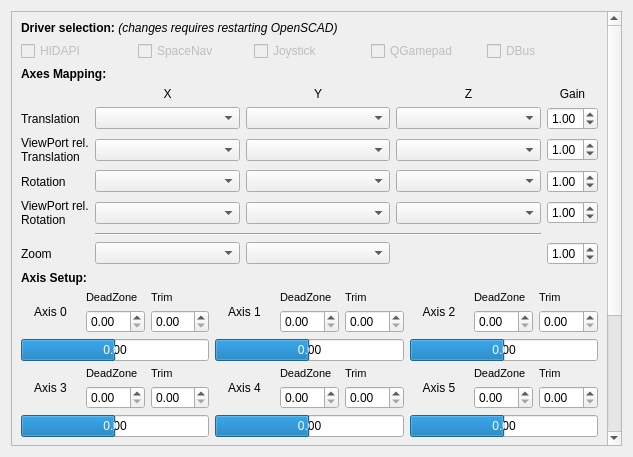
<?xml version="1.0" encoding="UTF-8"?>
<ui version="4.0">
 <class>Axis</class>
 <widget class="QWidget" name="Axis">
  <property name="geometry">
   <rect>
    <x>0</x>
    <y>0</y>
    <width>633</width>
    <height>457</height>
   </rect>
  </property>
  <property name="sizePolicy">
   <sizepolicy hsizetype="Preferred" vsizetype="Preferred">
    <horstretch>0</horstretch>
    <verstretch>0</verstretch>
   </sizepolicy>
  </property>
  <property name="unifiedTitleAndToolBarOnMac" stdset="0">
   <bool>true</bool>
  </property>
  <layout class="QGridLayout" name="gridLayout">
   <item row="0" column="0">
    <widget class="QScrollArea" name="scrollArea_InputAxis">
     <property name="widgetResizable">
      <bool>true</bool>
     </property>
     <widget class="QWidget" name="scrollAreaWidgetInputContents">
      <property name="geometry">
       <rect>
        <x>0</x>
        <y>0</y>
        <width>599</width>
        <height>610</height>
       </rect>
      </property>
      <layout class="QGridLayout" name="gridLayout_7" columnstretch="0,0">
       <item row="24" column="0" colspan="2">
        <layout class="QGridLayout" name="gridLayout_10">
         <item row="7" column="2">
          <widget class="QLabel" name="labelAxisTrim3">
           <property name="font">
            <font>
             <pointsize>8</pointsize>
            </font>
           </property>
           <property name="text">
            <string>Trim</string>
           </property>
          </widget>
         </item>
         <item row="11" column="1">
          <widget class="QDoubleSpinBox" name="doubleSpinBoxDeadzone6">
           <property name="correctionMode">
            <enum>QAbstractSpinBox::CorrectToNearestValue</enum>
           </property>
           <property name="singleStep">
            <double>0.050000000000000</double>
           </property>
          </widget>
         </item>
         <item row="0" column="2">
          <widget class="QLabel" name="labelAxisTrim0">
           <property name="font">
            <font>
             <pointsize>8</pointsize>
            </font>
           </property>
           <property name="text">
            <string>Trim</string>
           </property>
          </widget>
         </item>
         <item row="9" column="0" colspan="3">
          <widget class="QProgressBar" name="progressBarAxis3">
           <property name="minimum">
            <number>-100</number>
           </property>
           <property name="value">
            <number>0</number>
           </property>
           <property name="format">
            <string notr="true">0.00</string>
           </property>
          </widget>
         </item>
         <item row="1" column="2">
          <widget class="QDoubleSpinBox" name="doubleSpinBoxTrim0">
           <property name="correctionMode">
            <enum>QAbstractSpinBox::CorrectToNearestValue</enum>
           </property>
           <property name="singleStep">
            <double>0.010000000000000</double>
           </property>
          </widget>
         </item>
         <item row="13" column="0" colspan="3">
          <widget class="QPushButton" name="pushButtonAxisTrimReset">
           <property name="text">
            <string>Reset Trim</string>
           </property>
          </widget>
         </item>
         <item row="1" column="4">
          <widget class="QDoubleSpinBox" name="doubleSpinBoxDeadzone1">
           <property name="correctionMode">
            <enum>QAbstractSpinBox::CorrectToNearestValue</enum>
           </property>
           <property name="singleStep">
            <double>0.050000000000000</double>
           </property>
          </widget>
         </item>
         <item row="12" column="3" colspan="3">
          <widget class="QProgressBar" name="progressBarAxis7">
           <property name="minimum">
            <number>-100</number>
           </property>
           <property name="value">
            <number>0</number>
           </property>
           <property name="format">
            <string notr="true">0.00</string>
           </property>
          </widget>
         </item>
         <item row="9" column="3" colspan="3">
          <widget class="QProgressBar" name="progressBarAxis4">
           <property name="minimum">
            <number>-100</number>
           </property>
           <property name="value">
            <number>0</number>
           </property>
           <property name="format">
            <string notr="true">0.00</string>
           </property>
          </widget>
         </item>
         <item row="1" column="7">
          <widget class="QDoubleSpinBox" name="doubleSpinBoxDeadzone2">
           <property name="correctionMode">
            <enum>QAbstractSpinBox::CorrectToNearestValue</enum>
           </property>
           <property name="singleStep">
            <double>0.050000000000000</double>
           </property>
          </widget>
         </item>
         <item row="1" column="1">
          <widget class="QDoubleSpinBox" name="doubleSpinBoxDeadzone0">
           <property name="correctionMode">
            <enum>QAbstractSpinBox::CorrectToNearestValue</enum>
           </property>
           <property name="singleStep">
            <double>0.050000000000000</double>
           </property>
          </widget>
         </item>
         <item row="9" column="6" colspan="3">
          <widget class="QProgressBar" name="progressBarAxis5">
           <property name="minimum">
            <number>-100</number>
           </property>
           <property name="value">
            <number>0</number>
           </property>
           <property name="format">
            <string notr="true">0.00</string>
           </property>
          </widget>
         </item>
         <item row="0" column="1">
          <widget class="QLabel" name="labelAxisDeadzone0">
           <property name="font">
            <font>
             <pointsize>8</pointsize>
            </font>
           </property>
           <property name="text">
            <string>DeadZone</string>
           </property>
          </widget>
         </item>
         <item row="1" column="5">
          <widget class="QDoubleSpinBox" name="doubleSpinBoxTrim1">
           <property name="correctionMode">
            <enum>QAbstractSpinBox::CorrectToNearestValue</enum>
           </property>
           <property name="singleStep">
            <double>0.010000000000000</double>
           </property>
          </widget>
         </item>
         <item row="11" column="2">
          <widget class="QDoubleSpinBox" name="doubleSpinBoxTrim6">
           <property name="correctionMode">
            <enum>QAbstractSpinBox::CorrectToNearestValue</enum>
           </property>
           <property name="singleStep">
            <double>0.010000000000000</double>
           </property>
          </widget>
         </item>
         <item row="6" column="3" colspan="3">
          <widget class="QProgressBar" name="progressBarAxis1">
           <property name="minimum">
            <number>-100</number>
           </property>
           <property name="value">
            <number>0</number>
           </property>
           <property name="format">
            <string notr="true">0.00</string>
           </property>
          </widget>
         </item>
         <item row="1" column="8">
          <widget class="QDoubleSpinBox" name="doubleSpinBoxTrim2">
           <property name="correctionMode">
            <enum>QAbstractSpinBox::CorrectToNearestValue</enum>
           </property>
           <property name="singleStep">
            <double>0.010000000000000</double>
           </property>
          </widget>
         </item>
         <item row="8" column="8">
          <widget class="QDoubleSpinBox" name="doubleSpinBoxTrim5">
           <property name="correctionMode">
            <enum>QAbstractSpinBox::CorrectToNearestValue</enum>
           </property>
           <property name="singleStep">
            <double>0.010000000000000</double>
           </property>
          </widget>
         </item>
         <item row="13" column="6" colspan="3">
          <widget class="QPushButton" name="pushButtonAxisTrim">
           <property name="text">
            <string>Auto Trim Axes</string>
           </property>
          </widget>
         </item>
         <item row="12" column="6" colspan="3">
          <widget class="QProgressBar" name="progressBarAxis8">
           <property name="minimum">
            <number>-100</number>
           </property>
           <property name="value">
            <number>0</number>
           </property>
           <property name="format">
            <string notr="true">0.00</string>
           </property>
          </widget>
         </item>
         <item row="11" column="4">
          <widget class="QDoubleSpinBox" name="doubleSpinBoxDeadzone7">
           <property name="correctionMode">
            <enum>QAbstractSpinBox::CorrectToNearestValue</enum>
           </property>
           <property name="singleStep">
            <double>0.050000000000000</double>
           </property>
          </widget>
         </item>
         <item row="8" column="1">
          <widget class="QDoubleSpinBox" name="doubleSpinBoxDeadzone3">
           <property name="correctionMode">
            <enum>QAbstractSpinBox::CorrectToNearestValue</enum>
           </property>
           <property name="singleStep">
            <double>0.050000000000000</double>
           </property>
          </widget>
         </item>
         <item row="8" column="4">
          <widget class="QDoubleSpinBox" name="doubleSpinBoxDeadzone4">
           <property name="correctionMode">
            <enum>QAbstractSpinBox::CorrectToNearestValue</enum>
           </property>
           <property name="singleStep">
            <double>0.050000000000000</double>
           </property>
          </widget>
         </item>
         <item row="8" column="2">
          <widget class="QDoubleSpinBox" name="doubleSpinBoxTrim3">
           <property name="correctionMode">
            <enum>QAbstractSpinBox::CorrectToNearestValue</enum>
           </property>
           <property name="singleStep">
            <double>0.010000000000000</double>
           </property>
          </widget>
         </item>
         <item row="8" column="5">
          <widget class="QDoubleSpinBox" name="doubleSpinBoxTrim4">
           <property name="correctionMode">
            <enum>QAbstractSpinBox::CorrectToNearestValue</enum>
           </property>
           <property name="singleStep">
            <double>0.010000000000000</double>
           </property>
          </widget>
         </item>
         <item row="11" column="8">
          <widget class="QDoubleSpinBox" name="doubleSpinBoxTrim8">
           <property name="correctionMode">
            <enum>QAbstractSpinBox::CorrectToNearestValue</enum>
           </property>
           <property name="singleStep">
            <double>0.010000000000000</double>
           </property>
          </widget>
         </item>
         <item row="11" column="5">
          <widget class="QDoubleSpinBox" name="doubleSpinBoxTrim7">
           <property name="correctionMode">
            <enum>QAbstractSpinBox::CorrectToNearestValue</enum>
           </property>
           <property name="singleStep">
            <double>0.010000000000000</double>
           </property>
          </widget>
         </item>
         <item row="11" column="7">
          <widget class="QDoubleSpinBox" name="doubleSpinBoxDeadzone8">
           <property name="correctionMode">
            <enum>QAbstractSpinBox::CorrectToNearestValue</enum>
           </property>
           <property name="singleStep">
            <double>0.050000000000000</double>
           </property>
          </widget>
         </item>
         <item row="8" column="7">
          <widget class="QDoubleSpinBox" name="doubleSpinBoxDeadzone5">
           <property name="correctionMode">
            <enum>QAbstractSpinBox::CorrectToNearestValue</enum>
           </property>
           <property name="singleStep">
            <double>0.050000000000000</double>
           </property>
          </widget>
         </item>
         <item row="12" column="0" colspan="3">
          <widget class="QProgressBar" name="progressBarAxis6">
           <property name="minimum">
            <number>-100</number>
           </property>
           <property name="value">
            <number>0</number>
           </property>
           <property name="format">
            <string notr="true">0.00</string>
           </property>
          </widget>
         </item>
         <item row="6" column="6" colspan="3">
          <widget class="QProgressBar" name="progressBarAxis2">
           <property name="minimum">
            <number>-100</number>
           </property>
           <property name="value">
            <number>0</number>
           </property>
           <property name="format">
            <string notr="true">0.00</string>
           </property>
          </widget>
         </item>
         <item row="6" column="0" colspan="3">
          <widget class="QProgressBar" name="progressBarAxis0">
           <property name="minimum">
            <number>-100</number>
           </property>
           <property name="value">
            <number>0</number>
           </property>
           <property name="format">
            <string notr="true">0.00</string>
           </property>
          </widget>
         </item>
         <item row="10" column="2">
          <widget class="QLabel" name="labelAxisTrim6">
           <property name="font">
            <font>
             <pointsize>8</pointsize>
            </font>
           </property>
           <property name="text">
            <string>Trim</string>
           </property>
          </widget>
         </item>
         <item row="7" column="1">
          <widget class="QLabel" name="labelAxisDeadzone3">
           <property name="font">
            <font>
             <pointsize>8</pointsize>
            </font>
           </property>
           <property name="text">
            <string>DeadZone</string>
           </property>
          </widget>
         </item>
         <item row="10" column="1">
          <widget class="QLabel" name="labelAxisDeadzone6">
           <property name="font">
            <font>
             <pointsize>8</pointsize>
            </font>
           </property>
           <property name="text">
            <string>DeadZone</string>
           </property>
          </widget>
         </item>
         <item row="10" column="4">
          <widget class="QLabel" name="labelAxisDeadzone7">
           <property name="font">
            <font>
             <pointsize>8</pointsize>
            </font>
           </property>
           <property name="text">
            <string>DeadZone</string>
           </property>
          </widget>
         </item>
         <item row="10" column="5">
          <widget class="QLabel" name="labelAxisTrim7">
           <property name="font">
            <font>
             <pointsize>8</pointsize>
            </font>
           </property>
           <property name="text">
            <string>Trim</string>
           </property>
          </widget>
         </item>
         <item row="10" column="7">
          <widget class="QLabel" name="labelAxisDeadzone8">
           <property name="font">
            <font>
             <pointsize>8</pointsize>
            </font>
           </property>
           <property name="text">
            <string>DeadZone</string>
           </property>
          </widget>
         </item>
         <item row="10" column="8">
          <widget class="QLabel" name="labelAxisTrim8">
           <property name="font">
            <font>
             <pointsize>8</pointsize>
            </font>
           </property>
           <property name="text">
            <string>Trim</string>
           </property>
          </widget>
         </item>
         <item row="7" column="7">
          <widget class="QLabel" name="labelAxisDeadzone5">
           <property name="font">
            <font>
             <pointsize>8</pointsize>
            </font>
           </property>
           <property name="text">
            <string>DeadZone</string>
           </property>
          </widget>
         </item>
         <item row="7" column="8">
          <widget class="QLabel" name="labelAxisTrim5">
           <property name="font">
            <font>
             <pointsize>8</pointsize>
            </font>
           </property>
           <property name="text">
            <string>Trim</string>
           </property>
          </widget>
         </item>
         <item row="7" column="4">
          <widget class="QLabel" name="labelAxisDeadzone4">
           <property name="font">
            <font>
             <pointsize>8</pointsize>
            </font>
           </property>
           <property name="text">
            <string>DeadZone</string>
           </property>
          </widget>
         </item>
         <item row="7" column="5">
          <widget class="QLabel" name="labelAxisTrim4">
           <property name="font">
            <font>
             <pointsize>8</pointsize>
            </font>
           </property>
           <property name="text">
            <string>Trim</string>
           </property>
          </widget>
         </item>
         <item row="0" column="7">
          <widget class="QLabel" name="labelAxisDeadzone2">
           <property name="font">
            <font>
             <pointsize>8</pointsize>
            </font>
           </property>
           <property name="text">
            <string>DeadZone</string>
           </property>
          </widget>
         </item>
         <item row="0" column="8">
          <widget class="QLabel" name="labelAxisTrim2">
           <property name="font">
            <font>
             <pointsize>8</pointsize>
            </font>
           </property>
           <property name="text">
            <string>Trim</string>
           </property>
          </widget>
         </item>
         <item row="0" column="6" rowspan="2">
          <widget class="QLabel" name="labelAxis2">
           <property name="sizePolicy">
            <sizepolicy hsizetype="Minimum" vsizetype="Minimum">
             <horstretch>0</horstretch>
             <verstretch>0</verstretch>
            </sizepolicy>
           </property>
           <property name="text">
            <string>Axis 2</string>
           </property>
           <property name="alignment">
            <set>Qt::AlignCenter</set>
           </property>
          </widget>
         </item>
         <item row="0" column="0" rowspan="2">
          <widget class="QLabel" name="labelAxis0">
           <property name="sizePolicy">
            <sizepolicy hsizetype="Minimum" vsizetype="Minimum">
             <horstretch>0</horstretch>
             <verstretch>0</verstretch>
            </sizepolicy>
           </property>
           <property name="text">
            <string>Axis 0</string>
           </property>
           <property name="alignment">
            <set>Qt::AlignCenter</set>
           </property>
          </widget>
         </item>
         <item row="7" column="0" rowspan="2">
          <widget class="QLabel" name="labelAxis3">
           <property name="sizePolicy">
            <sizepolicy hsizetype="Minimum" vsizetype="Minimum">
             <horstretch>0</horstretch>
             <verstretch>0</verstretch>
            </sizepolicy>
           </property>
           <property name="text">
            <string>Axis 3</string>
           </property>
           <property name="alignment">
            <set>Qt::AlignCenter</set>
           </property>
          </widget>
         </item>
         <item row="10" column="0" rowspan="2">
          <widget class="QLabel" name="labelAxis6">
           <property name="sizePolicy">
            <sizepolicy hsizetype="Minimum" vsizetype="Minimum">
             <horstretch>0</horstretch>
             <verstretch>0</verstretch>
            </sizepolicy>
           </property>
           <property name="text">
            <string>Axis 6</string>
           </property>
           <property name="alignment">
            <set>Qt::AlignCenter</set>
           </property>
          </widget>
         </item>
         <item row="10" column="6" rowspan="2">
          <widget class="QLabel" name="labelAxis8">
           <property name="sizePolicy">
            <sizepolicy hsizetype="Minimum" vsizetype="Minimum">
             <horstretch>0</horstretch>
             <verstretch>0</verstretch>
            </sizepolicy>
           </property>
           <property name="text">
            <string>Axis 8</string>
           </property>
           <property name="alignment">
            <set>Qt::AlignCenter</set>
           </property>
          </widget>
         </item>
         <item row="10" column="3" rowspan="2">
          <widget class="QLabel" name="labelAxis7">
           <property name="sizePolicy">
            <sizepolicy hsizetype="Minimum" vsizetype="Minimum">
             <horstretch>0</horstretch>
             <verstretch>0</verstretch>
            </sizepolicy>
           </property>
           <property name="text">
            <string>Axis 7</string>
           </property>
           <property name="alignment">
            <set>Qt::AlignCenter</set>
           </property>
          </widget>
         </item>
         <item row="7" column="6" rowspan="2">
          <widget class="QLabel" name="labelAxis5">
           <property name="sizePolicy">
            <sizepolicy hsizetype="Minimum" vsizetype="Minimum">
             <horstretch>0</horstretch>
             <verstretch>0</verstretch>
            </sizepolicy>
           </property>
           <property name="text">
            <string>Axis 5</string>
           </property>
           <property name="alignment">
            <set>Qt::AlignCenter</set>
           </property>
          </widget>
         </item>
         <item row="0" column="3" rowspan="2">
          <widget class="QLabel" name="labelAxis1">
           <property name="sizePolicy">
            <sizepolicy hsizetype="Minimum" vsizetype="Minimum">
             <horstretch>0</horstretch>
             <verstretch>0</verstretch>
            </sizepolicy>
           </property>
           <property name="text">
            <string>Axis 1</string>
           </property>
           <property name="alignment">
            <set>Qt::AlignCenter</set>
           </property>
          </widget>
         </item>
         <item row="7" column="3" rowspan="2">
          <widget class="QLabel" name="labelAxis4">
           <property name="sizePolicy">
            <sizepolicy hsizetype="Minimum" vsizetype="Minimum">
             <horstretch>0</horstretch>
             <verstretch>0</verstretch>
            </sizepolicy>
           </property>
           <property name="text">
            <string>Axis 4</string>
           </property>
           <property name="alignment">
            <set>Qt::AlignCenter</set>
           </property>
          </widget>
         </item>
         <item row="0" column="4">
          <widget class="QLabel" name="labelAxisDeadzone1">
           <property name="font">
            <font>
             <pointsize>8</pointsize>
            </font>
           </property>
           <property name="text">
            <string>DeadZone</string>
           </property>
          </widget>
         </item>
         <item row="0" column="5">
          <widget class="QLabel" name="labelAxisTrim1">
           <property name="font">
            <font>
             <pointsize>8</pointsize>
            </font>
           </property>
           <property name="text">
            <string>Trim</string>
           </property>
          </widget>
         </item>
        </layout>
       </item>
       <item row="13" column="0" colspan="2">
        <layout class="QGridLayout" name="gridLayout_11">
         <item row="3" column="0">
          <widget class="QLabel" name="labelInputRotation">
           <property name="text">
            <string>Rotation</string>
           </property>
          </widget>
         </item>
         <item row="3" column="1">
          <widget class="QComboBox" name="comboBoxRotationX">
           <property name="sizePolicy">
            <sizepolicy hsizetype="Preferred" vsizetype="Fixed">
             <horstretch>1</horstretch>
             <verstretch>0</verstretch>
            </sizepolicy>
           </property>
          </widget>
         </item>
         <item row="6" column="0">
          <widget class="QLabel" name="labelInputZoom">
           <property name="text">
            <string>Zoom</string>
           </property>
          </widget>
         </item>
         <item row="6" column="1">
          <widget class="QComboBox" name="comboBoxZoom">
           <property name="sizePolicy">
            <sizepolicy hsizetype="Preferred" vsizetype="Fixed">
             <horstretch>1</horstretch>
             <verstretch>0</verstretch>
            </sizepolicy>
           </property>
          </widget>
         </item>
         <item row="1" column="1">
          <widget class="QComboBox" name="comboBoxTranslationX">
           <property name="sizePolicy">
            <sizepolicy hsizetype="Preferred" vsizetype="Fixed">
             <horstretch>1</horstretch>
             <verstretch>0</verstretch>
            </sizepolicy>
           </property>
          </widget>
         </item>
         <item row="2" column="3">
          <widget class="QComboBox" name="comboBoxTranslationZVPRel">
           <property name="sizePolicy">
            <sizepolicy hsizetype="Preferred" vsizetype="Fixed">
             <horstretch>1</horstretch>
             <verstretch>0</verstretch>
            </sizepolicy>
           </property>
          </widget>
         </item>
         <item row="1" column="3">
          <widget class="QComboBox" name="comboBoxTranslationZ">
           <property name="sizePolicy">
            <sizepolicy hsizetype="Preferred" vsizetype="Fixed">
             <horstretch>1</horstretch>
             <verstretch>0</verstretch>
            </sizepolicy>
           </property>
          </widget>
         </item>
         <item row="1" column="4">
          <widget class="QDoubleSpinBox" name="doubleSpinBoxTranslationGain">
           <property name="correctionMode">
            <enum>QAbstractSpinBox::CorrectToNearestValue</enum>
           </property>
           <property name="minimum">
            <double>0.100000000000000</double>
           </property>
           <property name="maximum">
            <double>9.990000000000000</double>
           </property>
           <property name="singleStep">
            <double>0.100000000000000</double>
           </property>
           <property name="value">
            <double>1.000000000000000</double>
           </property>
          </widget>
         </item>
         <item row="0" column="1">
          <widget class="QLabel" name="label_11">
           <property name="text">
            <string notr="true">X</string>
           </property>
           <property name="alignment">
            <set>Qt::AlignCenter</set>
           </property>
          </widget>
         </item>
         <item row="0" column="4">
          <widget class="QLabel" name="label_16">
           <property name="text">
            <string>Gain</string>
           </property>
           <property name="alignment">
            <set>Qt::AlignCenter</set>
           </property>
          </widget>
         </item>
         <item row="3" column="4">
          <widget class="QDoubleSpinBox" name="doubleSpinBoxRotateGain">
           <property name="correctionMode">
            <enum>QAbstractSpinBox::CorrectToNearestValue</enum>
           </property>
           <property name="minimum">
            <double>0.100000000000000</double>
           </property>
           <property name="maximum">
            <double>9.990000000000000</double>
           </property>
           <property name="singleStep">
            <double>0.100000000000000</double>
           </property>
           <property name="value">
            <double>1.000000000000000</double>
           </property>
          </widget>
         </item>
         <item row="3" column="2">
          <widget class="QComboBox" name="comboBoxRotationY">
           <property name="sizePolicy">
            <sizepolicy hsizetype="Preferred" vsizetype="Fixed">
             <horstretch>1</horstretch>
             <verstretch>0</verstretch>
            </sizepolicy>
           </property>
          </widget>
         </item>
         <item row="0" column="2">
          <widget class="QLabel" name="label_14">
           <property name="text">
            <string notr="true">Y</string>
           </property>
           <property name="alignment">
            <set>Qt::AlignCenter</set>
           </property>
          </widget>
         </item>
         <item row="6" column="4">
          <widget class="QDoubleSpinBox" name="doubleSpinBoxZoomGain">
           <property name="minimum">
            <double>0.100000000000000</double>
           </property>
           <property name="maximum">
            <double>9.990000000000000</double>
           </property>
           <property name="singleStep">
            <double>0.100000000000000</double>
           </property>
           <property name="value">
            <double>1.000000000000000</double>
           </property>
          </widget>
         </item>
         <item row="2" column="4">
          <widget class="QDoubleSpinBox" name="doubleSpinBoxTranslationVPRelGain">
           <property name="correctionMode">
            <enum>QAbstractSpinBox::CorrectToNearestValue</enum>
           </property>
           <property name="minimum">
            <double>0.100000000000000</double>
           </property>
           <property name="maximum">
            <double>9.990000000000000</double>
           </property>
           <property name="singleStep">
            <double>0.100000000000000</double>
           </property>
           <property name="value">
            <double>1.000000000000000</double>
           </property>
          </widget>
         </item>
         <item row="0" column="3">
          <widget class="QLabel" name="label_15">
           <property name="text">
            <string notr="true">Z</string>
           </property>
           <property name="alignment">
            <set>Qt::AlignCenter</set>
           </property>
          </widget>
         </item>
         <item row="1" column="2">
          <widget class="QComboBox" name="comboBoxTranslationY">
           <property name="sizePolicy">
            <sizepolicy hsizetype="Preferred" vsizetype="Fixed">
             <horstretch>1</horstretch>
             <verstretch>0</verstretch>
            </sizepolicy>
           </property>
          </widget>
         </item>
         <item row="2" column="2">
          <widget class="QComboBox" name="comboBoxTranslationYVPRel">
           <property name="sizePolicy">
            <sizepolicy hsizetype="Preferred" vsizetype="Fixed">
             <horstretch>1</horstretch>
             <verstretch>0</verstretch>
            </sizepolicy>
           </property>
          </widget>
         </item>
         <item row="2" column="1">
          <widget class="QComboBox" name="comboBoxTranslationXVPRel">
           <property name="sizePolicy">
            <sizepolicy hsizetype="Preferred" vsizetype="Fixed">
             <horstretch>1</horstretch>
             <verstretch>0</verstretch>
            </sizepolicy>
           </property>
          </widget>
         </item>
         <item row="1" column="0">
          <widget class="QLabel" name="labelInputTranslation">
           <property name="text">
            <string>Translation</string>
           </property>
          </widget>
         </item>
         <item row="3" column="3">
          <widget class="QComboBox" name="comboBoxRotationZ">
           <property name="sizePolicy">
            <sizepolicy hsizetype="Preferred" vsizetype="Fixed">
             <horstretch>1</horstretch>
             <verstretch>0</verstretch>
            </sizepolicy>
           </property>
          </widget>
         </item>
         <item row="2" column="0">
          <widget class="QLabel" name="labelInputTranslationViewPortRelative">
           <property name="text">
            <string>ViewPort rel.&lt;br/&gt;Translation</string>
           </property>
          </widget>
         </item>
         <item row="6" column="2">
          <widget class="QComboBox" name="comboBoxZoom2">
           <property name="sizePolicy">
            <sizepolicy hsizetype="Preferred" vsizetype="Fixed">
             <horstretch>1</horstretch>
             <verstretch>0</verstretch>
            </sizepolicy>
           </property>
          </widget>
         </item>
         <item row="5" column="1" colspan="3">
          <widget class="Line" name="line_2">
           <property name="orientation">
            <enum>Qt::Horizontal</enum>
           </property>
          </widget>
         </item>
         <item row="4" column="1">
          <widget class="QComboBox" name="comboBoxRotationXVPRel">
           <property name="sizePolicy">
            <sizepolicy hsizetype="Preferred" vsizetype="Fixed">
             <horstretch>1</horstretch>
             <verstretch>0</verstretch>
            </sizepolicy>
           </property>
          </widget>
         </item>
         <item row="4" column="0">
          <widget class="QLabel" name="labelInputRotationViewPortRelative">
           <property name="text">
            <string>ViewPort rel.&lt;br/&gt;Rotation</string>
           </property>
          </widget>
         </item>
         <item row="4" column="2">
          <widget class="QComboBox" name="comboBoxRotationYVPRel">
           <property name="sizePolicy">
            <sizepolicy hsizetype="Preferred" vsizetype="Fixed">
             <horstretch>1</horstretch>
             <verstretch>0</verstretch>
            </sizepolicy>
           </property>
          </widget>
         </item>
         <item row="4" column="3">
          <widget class="QComboBox" name="comboBoxRotationZVPRel">
           <property name="sizePolicy">
            <sizepolicy hsizetype="Preferred" vsizetype="Fixed">
             <horstretch>1</horstretch>
             <verstretch>0</verstretch>
            </sizepolicy>
           </property>
          </widget>
         </item>
         <item row="4" column="4">
          <widget class="QDoubleSpinBox" name="doubleSpinBoxRotateVPRelGain">
           <property name="correctionMode">
            <enum>QAbstractSpinBox::CorrectToNearestValue</enum>
           </property>
           <property name="minimum">
            <double>0.100000000000000</double>
           </property>
           <property name="maximum">
            <double>9.990000000000000</double>
           </property>
           <property name="singleStep">
            <double>0.100000000000000</double>
           </property>
           <property name="value">
            <double>1.000000000000000</double>
           </property>
          </widget>
         </item>
        </layout>
       </item>
       <item row="14" column="0" colspan="2">
        <widget class="QLabel" name="label_3">
         <property name="font">
          <font>
           <weight>75</weight>
           <bold>true</bold>
          </font>
         </property>
         <property name="text">
          <string>Axis Setup:</string>
         </property>
        </widget>
       </item>
       <item row="0" column="0" colspan="2">
        <widget class="QLabel" name="label">
         <property name="text">
          <string>&lt;b&gt;Driver selection:&lt;/b&gt; &lt;i&gt;(changes requires restarting OpenSCAD)&lt;/i&gt;</string>
         </property>
        </widget>
       </item>
       <item row="1" column="0" colspan="2">
        <layout class="QGridLayout" name="gridLayout_2">
         <item row="2" column="1">
          <widget class="QCheckBox" name="checkBoxSpaceNav">
           <property name="enabled">
            <bool>false</bool>
           </property>
           <property name="text">
            <string notr="true">SpaceNav</string>
           </property>
          </widget>
         </item>
         <item row="2" column="0">
          <widget class="QCheckBox" name="checkBoxHIDAPI">
           <property name="enabled">
            <bool>false</bool>
           </property>
           <property name="text">
            <string notr="true">HIDAPI</string>
           </property>
          </widget>
         </item>
         <item row="2" column="3">
          <widget class="QCheckBox" name="checkBoxQGamepad">
           <property name="enabled">
            <bool>false</bool>
           </property>
           <property name="text">
            <string notr="true">QGamepad</string>
           </property>
          </widget>
         </item>
         <item row="2" column="2">
          <widget class="QCheckBox" name="checkBoxJoystick">
           <property name="enabled">
            <bool>false</bool>
           </property>
           <property name="text">
            <string>Joystick</string>
           </property>
          </widget>
         </item>
         <item row="2" column="4">
          <widget class="QCheckBox" name="checkBoxDBus">
           <property name="enabled">
            <bool>false</bool>
           </property>
           <property name="text">
            <string notr="true">DBus</string>
           </property>
          </widget>
         </item>
        </layout>
       </item>
       <item row="2" column="0" colspan="2">
        <widget class="QLabel" name="label_2">
         <property name="font">
          <font>
           <weight>75</weight>
           <bold>true</bold>
          </font>
         </property>
         <property name="text">
          <string>Axes Mapping:</string>
         </property>
        </widget>
       </item>
       <item row="34" column="0" colspan="2">
        <widget class="QLabel" name="label_4">
         <property name="font">
          <font>
           <weight>75</weight>
           <bold>true</bold>
          </font>
         </property>
         <property name="text">
          <string>Status:</string>
         </property>
        </widget>
       </item>
       <item row="35" column="0" colspan="2">
        <widget class="QLabel" name="label_driverInfo">
         <property name="text">
          <string notr="true">(driver status placeholder)</string>
         </property>
        </widget>
       </item>
       <item row="36" column="0">
        <widget class="QPushButton" name="pushButtonUpdate">
         <property name="text">
          <string>Update</string>
         </property>
        </widget>
       </item>
       <item row="37" column="0">
        <spacer name="verticalSpacer_4">
         <property name="orientation">
          <enum>Qt::Vertical</enum>
         </property>
         <property name="sizeHint" stdset="0">
          <size>
           <width>20</width>
           <height>40</height>
          </size>
         </property>
        </spacer>
       </item>
      </layout>
     </widget>
    </widget>
   </item>
  </layout>
 </widget>
 <resources/>
 <connections/>
</ui>
